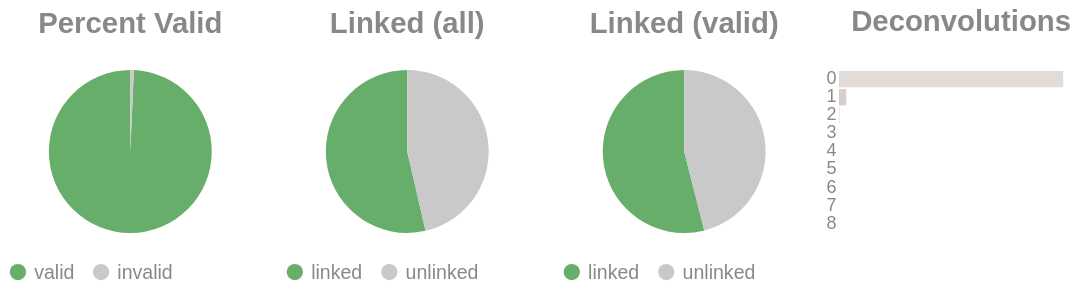

This figure's notebook cell:
### Code cell
if SKIPLR:
    pass
else:
    clash = Counter()
    for i in valids['molecule'].to_list():
        _mol = i.split("-")
        if len(_mol) == 1:
            clash.update('0')
        else:
            clash.update(_mol[-1])

    _d = {"deconvolutions": [], 'count': []}
    for k,v in clash.items():
        _d['deconvolutions'].append(k)
        _d['count'].append(v)

    tot_valid = valids['reads'].sum()
    mask = valids['reads'] >= 2
    n_linked_reads = valids.filter(mask)['reads'].sum()
    if n_linked_reads == 0:
        print_html("No linked molecules (>=2 reads) were detected; skipping linked-only distributions.")
        SKIPLR = True
    else:
        perc_valid = round(tot_valid / n_reads, 4)
        linked_perc_abs = round(n_linked_reads / n_reads, 4)
        linked_perc = round(n_linked_reads / tot_valid, 4)

    _valid = pl.DataFrame({"valids": ['valid', 'invalid'], "count": [tot_valid, n_reads - tot_valid]})
    _linked_abs = pl.DataFrame({"linked (absolute)": ['linked', 'unlinked'], "count": [n_linked_reads, n_reads - n_linked_reads]})
    _linked_rel = pl.DataFrame({"linked (valids)": ['linked', 'unlinked'], "count": [n_linked_reads, tot_valid - n_linked_reads]})

    (
        alt.hconcat(
            piechart(_valid, goodval = 'valid', title = "Percent Valid"),
            piechart(_linked_abs, goodval = "linked", title =  "Linked (all)"),
            piechart(_linked_rel, goodval = "linked", title =  "Linked (valid)"),
            convolutionbar(pl.DataFrame(_d), title = "Deconvolutions"),
            center = True,
            bounds = 'flush'
        )
        .resolve_scale(color='independent')
        .resolve_legend('independent')
        .properties(usermeta={'embedOptions': {"actions": False}})
    ).display()

### Figure 1 — Vega-Lite specification as saved in the notebook (floating-point values rounded to 4 significant figures)
{"width": "container", "height": 400, "config": {"title": {"anchor": "start", "dy": -15, "fontSize": 18, "color": "#888888", "subtitleColor": "#888888", "subtitleFontSize": 14}, "arc": {"fill": "#0072B2"}, "axis": {"domainColor": "#888888", "domainWidth": 0.5, "gridWidth": 0.2, "grid": false, "titleFontWeight": 400, "titleFontSize": 15, "labelFontSize": 11, "labelColor": "#888888", "tickColor": "#888888", "tickWidth": 0.2, "titleColor": "#888888"}, "axisBand": {"grid": false}, "axisX": {"grid": true, "tickSize": 10, "domainCap": "round"}, "axisY": {"domain": false, "grid": true, "tickSize": 0, "domainCap": "round"}, "background": "transparent", "header": {"labelFontSize": 15, "labelColor": "#888888", "titleFontSize": 15, "titleFontWeight": 600, "titleColor": "#888888"}, "legend": {"labelFont": "sans-serif", "labelFontSize": 12, "labelColor": "#888888", "symbolSize": 100, "symbolType": "circle", "titleFontSize": 12, "titlePadding": 10, "titleColor": "#888888", "title": null}, "range": {"category": ["#E69F00", "#56B4E9", "#009E73", "#F0E442", "#0072B2", "#D55E00", "#CC79A7", "#000000"], "diverging": ["#cfe8f3", "#a2d4ec", "#73bfe2", "#46abdb", "#1696d2", "#12719e"]}, "area": {"fill": "#0072B2", "fillOpacity": 0.7, "line": true, "strokeOpacity": 0.7}, "line": {"color": "#0072B2", "stroke": "#0072B2", "strokeWidth": 2}, "trail": {"color": "#0072B2", "stroke": "#0072B2", "strokeWidth": 0, "size": 1}, "point": {"filled": true, "fillOpacity": 1.0, "size": 95}, "text": {"color": "#888888", "fontSize": 11, "align": "right", "fontWeight": 400, "size": 11}, "bar": {"fill": "#0072B2", "stroke": null}, "view": {"stroke": null, "continuousWidth": 660, "continuousHeight": 400}}, "hconcat": [{"data": {"name": "data-11bd8747339973d67f7f4b61f6d7b549"}, "mark": {"type": "arc"}, "encoding": {"color": {"field": "valids", "legend": {"orient": "bottom", "title": null}, "scale": {"domain": ["valid", "invalid"], "range": ["#68ae6b", "#C9C9C9"]}, "title": "Valids", "type": "nominal"}, "theta": {"field": "count", "type": "quantitative"}, "tooltip": [{"field": "valids", "title": "Valids", "type": "ordinal"}, {"field": "percent", "format": ".2%", "title": "Percent", "type": "quantitative"}, {"field": "count", "title": "Count", "type": "quantitative"}]}, "height": 100, "title": {"text": "Percent Valid", "align": "center", "anchor": "middle"}, "transform": [{"calculate": "datum.count / 2340530", "as": "percent"}], "width": 150}, {"data": {"name": "data-86ae2e39b7570445c69b5ebff82c0f34"}, "mark": {"type": "arc"}, "encoding": {"color": {"field": "linked (absolute)", "legend": {"orient": "bottom", "title": null}, "scale": {"domain": ["linked", "unlinked"], "range": ["#68ae6b", "#C9C9C9"]}, "title": "Linked (Absolute)", "type": "nominal"}, "theta": {"field": "count", "type": "quantitative"}, "tooltip": [{"field": "linked (absolute)", "title": "Linked (Absolute)", "type": "ordinal"}, {"field": "percent", "format": ".2%", "title": "Percent", "type": "quantitative"}, {"field": "count", "title": "Count", "type": "quantitative"}]}, "height": 100, "title": {"text": "Linked (all)", "align": "center", "anchor": "middle"}, "transform": [{"calculate": "datum.count / 2340530", "as": "percent"}], "width": 150}, {"data": {"name": "data-6ab95d2a6d7cf984eaa4e81b74312a74"}, "mark": {"type": "arc"}, "encoding": {"color": {"field": "linked (valids)", "legend": {"orient": "bottom", "title": null}, "scale": {"domain": ["linked", "unlinked"], "range": ["#68ae6b", "#C9C9C9"]}, "title": "Linked (Valids)", "type": "nominal"}, "theta": {"field": "count", "type": "quantitative"}, "tooltip": [{"field": "linked (valids)", "title": "Linked (Valids)", "type": "ordinal"}, {"field": "percent", "format": ".2%", "title": "Percent", "type": "quantitative"}, {"field": "count", "title": "Count", "type": "quantitative"}]}, "height": 100, "title": {"text": "Linked (valid)", "align": "center", "anchor": "middle"}, "transform": [{"calculate": "datum.count / 2324343", "as": "percent"}], "width": 150}, {"data": {"name": "data-4756d808de5162c596093562af890816"}, "mark": {"type": "bar"}, "encoding": {"color": {"field": "deconvolutions", "legend": null, "scale": {"scheme": "lightgreyred"}, "type": "nominal"}, "tooltip": [{"field": "deconvolutions", "title": "Deconvolutions", "type": "ordinal"}, {"field": "percent", "format": ".2%", "title": "Percent", "type": "quantitative"}, {"field": "count", "title": "Count", "type": "quantitative"}], "x": {"axis": null, "field": "count", "type": "quantitative"}, "y": {"field": "deconvolutions", "sort": "ascending", "title": null, "type": "nominal"}}, "height": 100, "title": {"text": "Deconvolutions", "align": "center", "anchor": "middle"}, "transform": [{"calculate": "datum.count / 1519139", "as": "percent"}], "width": 150}], "bounds": "flush", "center": true, "resolve": {"legend": {"angle": "independent"}, "scale": {"color": "independent"}}, "usermeta": {"embedOptions": {"actions": false}}, "$schema": "https://vega.github.io/schema/vega-lite/v6.1.0.json", "datasets": {"data-11bd8747339973d67f7f4b61f6d7b549": [{"valids": "valid", "count": 2324343}, {"valids": "invalid", "count": 16187}], "data-86ae2e39b7570445c69b5ebff82c0f34": [{"linked (absolute)": "linked", "count": 1254544}, {"linked (absolute)": "unlinked", "count": 1085986}], "data-6ab95d2a6d7cf984eaa4e81b74312a74": [{"linked (valids)": "linked", "count": 1254544}, {"linked (valids)": "unlinked", "count": 1069799}], "data-4756d808de5162c596093562af890816": [{"deconvolutions": "0", "count": 1468304}, {"deconvolutions": "1", "count": 48004}, {"deconvolutions": "2", "count": 2498}, {"deconvolutions": "3", "count": 262}, {"deconvolutions": "4", "count": 51}, {"deconvolutions": "5", "count": 14}, {"deconvolutions": "6", "count": 4}, {"deconvolutions": "7", "count": 1}, {"deconvolutions": "8", "count": 1}]}}
